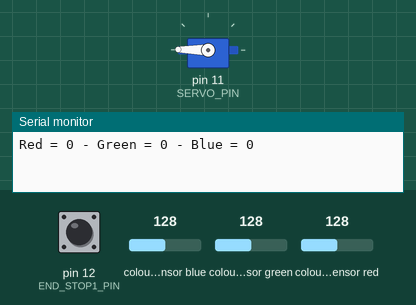
Simulated run of this sketch. Board: Arduino Uno, built with avr-gcc and run on an emulated ATmega328P. Parts: servo, the last lines printed to the serial monitor. Wiring (inferred from the names in the program): TCS3200 colour sensor: output pin 8; S2 pin 6; S3 pin 7; S0 pin 4; S1 pin 5. The inputs (shaded band) are chosen by the test bench; at power-on: colour sensor red 128, pin 12 (END_STOP1_PIN) LOW, colour sensor blue 128, colour sensor green 128.

Above: at 1.2 s.
1.3 s: colour sensor red set to 74
3.6 s: colour sensor red set to 65
At 5.0 s:
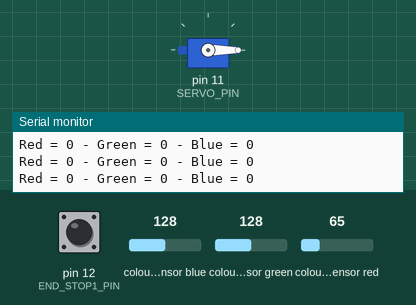
5.7 s: colour sensor red set to 128
At 6.9 s:
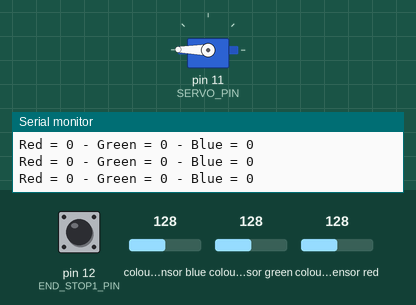
8.1 s: colour sensor red set to 5
At 10.1 s:
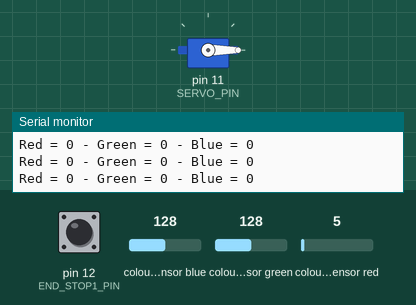
Timing chart, 0 to 11.5 s (numbered marks = the images above; inputs shaded):
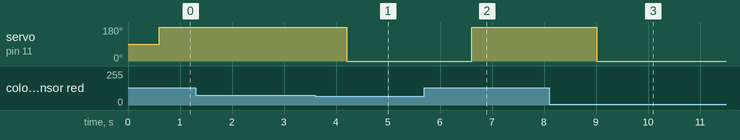

The sketch:

Agro_Tech_Main.ino
```cpp
#include <Servo.h>

#define MOTOR_1_PIN_1 2
#define MOTOR_1_PIN_2 3
#define MOTOR_2_PIN_1 9
#define MOTOR_2_PIN_2 10

// Define color sensor pins

#define S0 4
#define S1 5
#define S2 6
#define S3 7
#define sensorOut 8

#define SERVO_PIN 11

#define END_STOP1_PIN 12

Servo sort_servo;

// Calibration Values
// Get these from Calibration Sketch

int redMin = 14; // Red minimum value
int redMax = 250; // Red maximum value
int greenMin = 15; // Green minimum value
int greenMax = 256; // Green maximum value
int blueMin = 13; // Blue minimum value
int blueMax = 200; // Blue maximum value

// Variables for Color Pulse Width Measurements

int redPW = 0;
int greenPW = 0;
int bluePW = 0;

// Variables for final Color values

int redValue;
int greenValue;
int blueValue;

void setup() {

  // Set S0 - S3 as outputs
  pinMode(S0, OUTPUT);
  pinMode(S1, OUTPUT);
  pinMode(S2, OUTPUT);
  pinMode(S3, OUTPUT);
  pinMode(END_STOP1_PIN, INPUT);

  // Set Sensor output as input
  pinMode(sensorOut, INPUT);

  // Set Frequency scaling to 20%
  digitalWrite(S0,HIGH);
  digitalWrite(S1,LOW);

  // Setup Serial Monitor
  Serial.begin(9600);
  sort_servo.attach(SERVO_PIN);
}

// Function to read Red Pulse Widths
int getRedPW() {

  // Set sensor to read Red only
  digitalWrite(S2,LOW);
  digitalWrite(S3,LOW);
  // Define integer to represent Pulse Width
  int PW;
  // Read the output Pulse Width
  PW = pulseIn(sensorOut, LOW);
  // Return the value
  return map(PW, redMin,redMax,255,0);

}

// Function to read Green Pulse Widths
int getGreenPW() {

  // Set sensor to read Green only
  digitalWrite(S2,HIGH);
  digitalWrite(S3,HIGH);
  // Define integer to represent Pulse Width
  int PW;
  // Read the output Pulse Width
  PW = pulseIn(sensorOut, LOW);
  // Return the value
  return map(PW, greenMin,greenMax,255,0);

}

// Function to read Blue Pulse Widths
int getBluePW() {

  // Set sensor to read Blue only
  digitalWrite(S2,LOW);
  digitalWrite(S3,HIGH);
  // Define integer to represent Pulse Width
  int PW;
  // Read the output Pulse Width
  PW = pulseIn(sensorOut, LOW);
  // Return the value
  return map(PW, blueMin,blueMax,255,0);
}

void start_motor1_dir1() {
  digitalWrite(MOTOR_1_PIN_1, HIGH);
  digitalWrite(MOTOR_1_PIN_2, LOW);
}

void start_motor1_dir2() {
  digitalWrite(MOTOR_1_PIN_1, LOW);
  digitalWrite(MOTOR_1_PIN_2, HIGH);
}

void stop_motor1() {
  digitalWrite(MOTOR_1_PIN_1, LOW);
  digitalWrite(MOTOR_1_PIN_2, LOW);
}

void start_motor2_dir1() {
  digitalWrite(MOTOR_2_PIN_1, HIGH);
  digitalWrite(MOTOR_2_PIN_2, LOW);
}

void start_motor2_dir2() {
  digitalWrite(MOTOR_2_PIN_1, LOW);
  digitalWrite(MOTOR_2_PIN_2, HIGH);
}

void stop_motor2() {
  digitalWrite(MOTOR_2_PIN_1, LOW);
  digitalWrite(MOTOR_2_PIN_2, LOW);
}

void loop() {

  redPW = getRedPW();
  delay(200);
  greenPW = getGreenPW();
  delay(200);
  bluePW = getBluePW();
  delay(200);

  // Print output to Serial M`onitor
  Serial.print("Red = ");
  Serial.print(redValue);
  Serial.print(" - Green = ");
  Serial.print(greenValue);
  Serial.print(" - Blue = ");
  Serial.println(blueValue);

  if (redPW > 200)
  {
    sort_servo.write(179);
  } else if (greenPW > 200) {
    sort_servo.write(0);
  }

  if (digitalRead(END_STOP1_PIN) == HIGH) {
    stop_motor1();
  }
}
```

Measured:
- the behaviour switches between 70 and 69 on colour sensor red (found by bisection; images 0 and 1)
- after the input at 3.6 s, servo on pin 11 (SERVO_PIN): 179° → 0° after 0.61 s
- after the input at 5.7 s, servo on pin 11 (SERVO_PIN): 0° → 179° after 0.91 s
- after the input at 8.1 s, servo on pin 11 (SERVO_PIN): 179° → 0° after 0.92 s
